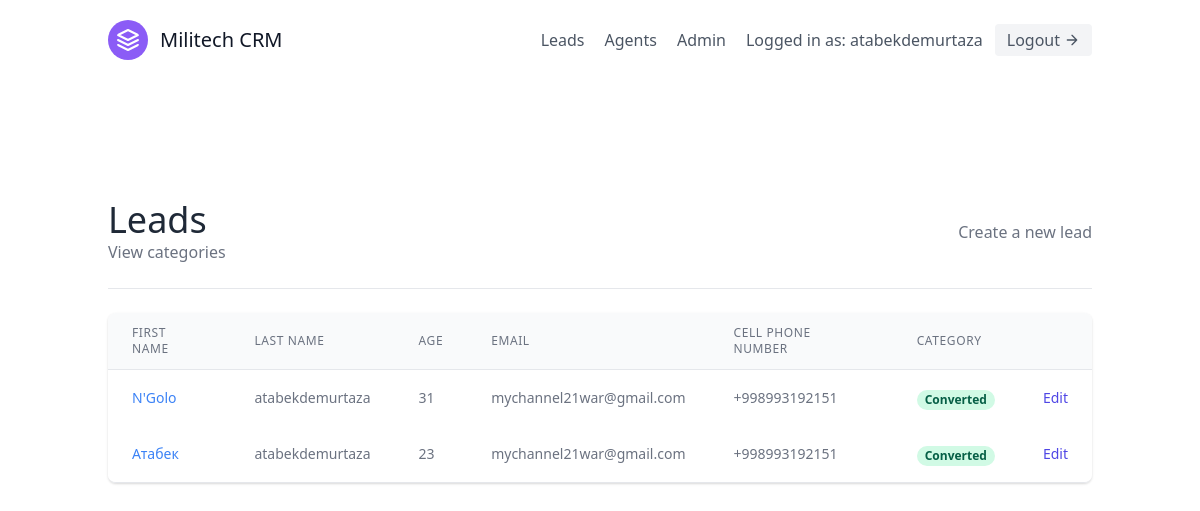
Screenshot of /leads/ (signed in) with the database file from the repository.
### leads/models.py (models this page shows, shortened)
class User(AbstractUser):
    is_organisor = models.BooleanField(default=True)
    is_agent     = models.BooleanField(default=False)

class Lead(models.Model):
    first_name = models.CharField(max_length=20)
    last_name  = models.CharField(max_length=20)
    age        = models.IntegerField(default=0)
    organisation = models.ForeignKey(UserProfile, on_delete=models.CASCADE)
    agent      = models.ForeignKey("Agent", null=True, blank=True, on_delete=models.SET_NULL)
    category = models.ForeignKey("Category",related_name="leads", blank=True,null=True ,on_delete=models.SET_NULL)
    description = models.TextField()
    date_added = models.DateTimeField(auto_now_add=True)
    phone_number = models.CharField(max_length=20)
    email = models.EmailField()
    objects = LeadManager()

class Category(models.Model):
    name = models.CharField(max_length=30) #New, Contacted, Converted
    organisation = models.ForeignKey(UserProfile, on_delete=models.CASCADE)

### leads/views.py (the view)
# urls.py: path('', LeadListView.as_view(), name='lead-list'),
class LeadListView(LoginRequiredMixin,ListView):
    template_name = 'leads/lead_list.html'
    context_object_name = 'leads'
    def get_queryset(self):
        user = self.request.user
        if user.is_organisor:
            queryset = Lead.objects.filter(
                organisation=user.userprofile,
                agent__isnull=False)
        else:
            queryset = Lead.objects.filter(
                organisation=user.agent.organisation,
                agent__isnull=False)
            queryset = queryset.filter(agent__user=user)
        return queryset
    def get_context_data(self, **kwargs):
        user = self.request.user
        context = super(LeadListView, self).get_context_data(**kwargs)
        if user.is_organisor:
            queryset = Lead.objects.filter(organisation=user.userprofile, agent__isnull=True)
            context.update({
                "unassigned_leads": queryset
            })
        return context

### leads/models.py (called while the page is built)
    def get_queryset(self):
        return super().get_queryset()

### leads/templates/leads/lead_list.html (shortened to what this page needs)
{% extends 'base.html' %}
{% block content %}
    <section class="text-gray-700 body-font">
        <div class="container px-5 py-24 mx-auto flex flex-wrap">
            <div class="w-full mb-6 py-6 flex justify-between items-center border-b border-gray-200">
                <div>
                    <h1 class="text-4xl text-gray-800">Leads</h1>
                    <a class="text-gray-500 hover:text-blue-500" href="{% url 'leads:category-list' %}">
                        View categories
                    </a>
                </div>
                {% if request.user.is_organisor %}
                <div>
                    <a class="text-gray-500 hover:text-blue-500" href="{% url 'leads:lead-create' %}">
                        Create a new lead
                    </a>
                </div>
                {% endif %}
            </div>
            <div class="flex flex-col w-full">
                <div class="-my-2 overflow-x-auto sm:-mx-6 lg:-mx-8">
                <div class="py-2 align-middle inline-block min-w-full sm:px-6 lg:px-8">
                    <div class="shadow overflow-hidden border-b border-gray-200 sm:rounded-lg">
                    <table class="min-w-full divide-y divide-gray-200">
                        <thead class="bg-gray-50">
                            <tr>
                                <th scope="col" class="px-6 py-3 text-left text-xs font-medium text-gray-500 uppercase tracking-wider">
                                First Name
                                </th>
                                <th scope="col" class="px-6 py-3 text-left text-xs font-medium text-gray-500 uppercase tracking-wider">
                                Last Name
                                </th>
                                <th scope="col" class="px-6 py-3 text-left text-xs font-medium text-gray-500 uppercase tracking-wider">
                                Age
                                </th>
                                <th scope="col" class="px-6 py-3 text-left text-xs font-medium text-gray-500 uppercase tracking-wider">
                                Email
                                </th>
                                <th scope="col" class="px-6 py-3 text-left text-xs font-medium text-gray-500 uppercase tracking-wider">
                                Cell Phone Number
                                </th>
                                <th scope="col" class="px-6 py-3 text-left text-xs font-medium text-gray-500 uppercase tracking-wider">
                                Category
                                </th>
                                <th scope="col" class="relative px-6 py-3">
                                </th>
                            </tr>
                        </thead>
                        <tbody>
                            {% for lead in leads %}
                                <tr class="bg-white">
                                    <td class="px-6 py-4 whitespace-nowrap text-sm font-medium text-gray-900">
                                        <a class="text-blue-500 hover:text-blue-800" href="{% url 'leads:lead-detail' lead.pk %}">{{ lead.first_name }}</a>
                                    </td>
                                    <td class="px-6 py-4 whitespace-nowrap text-sm text-gray-500">
                                        {{ lead.last_name }}
                                    </td>
                                    <td class="px-6 py-4 whitespace-nowrap text-sm text-gray-500">
                                        {{ lead.age }}
                                    </td>
                                    <td class="px-6 py-4 whitespace-nowrap text-sm text-gray-500">
                                        {{ lead.email }}
                                    </td>
                                    <td class="px-6 py-4 whitespace-nowrap text-sm text-gray-500">
                                        {{ lead.phone_number }}
                                    </td>
                                    <td class="px-6 py-4 whitespace-nowrap">
                                        {% if lead.category %}
                                            <span class="px-2 inline-flex text-xs leading-5 font-semibold rounded-full bg-green-100 text-green-800">
                                                {{ lead.category.name }}
                                            </span>
                                        {% else %}
                                            <span class="px-2 inline-flex text-xs leading-5 font-semibold rounded-full bg-gray-100 text-gray-800">
                                                Unassigned
                                            </span>
                                        {% endif %}
                                    </td>
                                    <td class="px-6 py-4 whitespace-nowrap text-right text-sm font-medium">
                                        <a href="{% url 'leads:lead-update' lead.pk %}" class="text-indigo-600 hover:text-indigo-900">
                                            Edit
                                        </a>
                                    </td>
                                </tr>
                            {% empty %}
                            <p>There are currently no leads</p>
                            {% endfor %}
                        </tbody>
                    </table>
                    </div>
                </div>
                </div>
            </div>
        </div>
    </section>
{% endblock content %}

### templates/navbar.html (shortened to what this page needs)
<header class="text-gray-600 body-font">
    <div class="container mx-auto flex flex-wrap p-5 flex-col md:flex-row items-center">
        <a class="flex title-font font-medium items-center text-gray-900 mb-4 md:mb-0">
            <svg xmlns="http://www.w3.org/2000/svg" fill="none" stroke="currentColor" stroke-linecap="round"
                stroke-linejoin="round" stroke-width="2" class="w-10 h-10 text-white p-2 bg-purple-500 rounded-full"
                viewBox="0 0 24 24">
                <path d="M12 2L2 7l10 5 10-5-10-5zM2 17l10 5 10-5M2 12l10 5 10-5"></path>
            </svg>
            <span class="ml-3 text-xl">Militech CRM</span>
        </a>
        <nav class="md:ml-auto flex flex-wrap items-center text-base justify-center">
            {% if not request.user.is_authenticated %}
                <a href="{% url 'signup' %}" class="mr-5 hover:text-gray-900">Sign up</a>
            {% else %}
                <a href="{% url 'leads:lead-list' %}" class="mr-5 hover:text-gray-900">Leads</a>
                {% if request.user.is_organisor  %}
                    <a href="{% url 'agents:agent-list' %}" class="mr-5 hover:text-gray-900">Agents</a>
                    <a href="/admin/" class="mr-5 hover:text-gray-900">Admin</a>
                {% endif %}
            {% endif %}
        </nav>
        {% if request.user.is_authenticated %}
            Logged in as: {{request.user.username}}
            <a href="{% url 'logout' %}" class="ml-3 inline-flex items-center bg-gray-100 border-0 py-1 px-3 focus:outline-none hover:bg-gray-200 rounded text-base mt-4 md:mt-0">
                Logout
                <svg fill="none" stroke="currentColor" stroke-linecap="round" stroke-linejoin="round" stroke-width="2"
                    class="w-4 h-4 ml-1" viewBox="0 0 24 24">
                    <path d="M5 12h14M12 5l7 7-7 7"></path>
                </svg>
            </a>
        {% endif %}
    </div>
</header>

### rows the page displays
User: user.username "atabekdemurtaza"
Lead: first_name "N'Golo", last_name "atabekdemurtaza", age "31", email "mychannel21war@gmail.com", phone_number "+998993192151", category.name "Converted"
Lead: first_name "Атабек", last_name "atabekdemurtaza", age "23", email "mychannel21war@gmail.com", phone_number "+998993192151", category.name "Converted"
